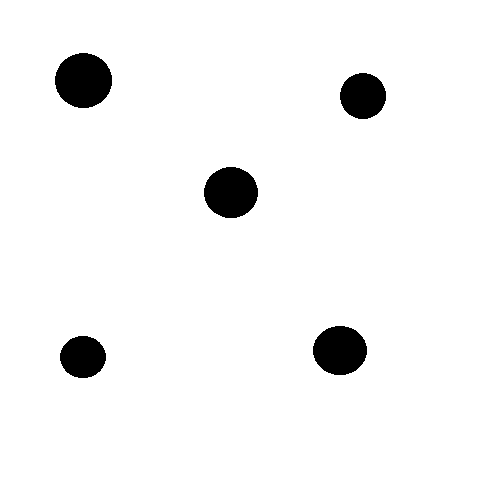
#> input picture NP-P1/test.png, 500 x 500 px
$ python ap4_2.py
#> lines starting #> are read from the running program, lines starting #| are printed output that depends on the picture; after the words box and inside, x2 and y2 are one past the last pixel; in counts of white or black regions, pixels touching at a corner belong together
import numpy as np
import matplotlib.pyplot as plt
import cv2
import random

# Puzzle parameters
rows = 4  # Number of rows
cols = 4  # Number of columns

def draw_horizontal_lines(ax, num_rows, img_width, img_height):
    for i in range(1, num_rows):
        y = i * (img_height // num_rows)
        ax.plot([0, img_width], [y, y], color='black', linewidth=1)

def draw_vertical_lines(ax, num_cols, img_width, img_height):
    for j in range(1, num_cols):
        x = j * (img_width // num_cols)
        ax.plot([x, x], [0, img_height], color='black', linewidth=1)

def draw_random_curves(ax, num_rows, num_cols, img_width, img_height):
    for i in range(1, num_rows):
        y = i * (img_height // num_rows)
        x_vals = np.linspace(0, img_width, 1000)
        freq = random.uniform(1, 3)
        amplitude = random.uniform(10, 50)
        curve = y + amplitude * np.sin(freq * 2 * np.pi * x_vals / img_width)
        ax.plot(x_vals, curve, color='black', linewidth=1)

    for j in range(1, num_cols):
        x = j * (img_width // num_cols)
        y_vals = np.linspace(0, img_height, 1000)
        freq = random.uniform(1, 3)
        amplitude = random.uniform(10, 50)
        curve = x + amplitude * np.sin(freq * 2 * np.pi * y_vals / img_height)
        ax.plot(curve, y_vals, color='black', linewidth=1)

image_path = input("Enter the image filename (e.g., image.jpg): ")
#> the answer given: ../NP-P1/test.png
image = cv2.imread(image_path)
#> image is the input picture: shape (500, 500, 3); 96.1% white; 5 black regions, box (x1, y1, x2, y2) and area: (55, 53, 112, 108) 2454, (204, 167, 258, 218) 2158, (313, 326, 367, 375) 2071, (340, 73, 386, 119) 1660, (60, 336, 106, 378) 1512

if image is None:
    print("Error: Image not found. Please provide a valid image filename.")
    exit()

image_rgb = cv2.cvtColor(image, cv2.COLOR_BGR2RGB)
img_height, img_width, _ = image.shape
#> img_height = 500; img_width = 500

fig, ax = plt.subplots(figsize=(8, 8))
ax.set_xlim(0, img_width)
ax.set_ylim(0, img_height)
ax.invert_yaxis()
ax.axis('off')

ax.imshow(image_rgb)

draw_horizontal_lines(ax, rows, img_width, img_height)
draw_vertical_lines(ax, cols, img_width, img_height)
draw_random_curves(ax, rows, cols, img_width, img_height)

plt.show()
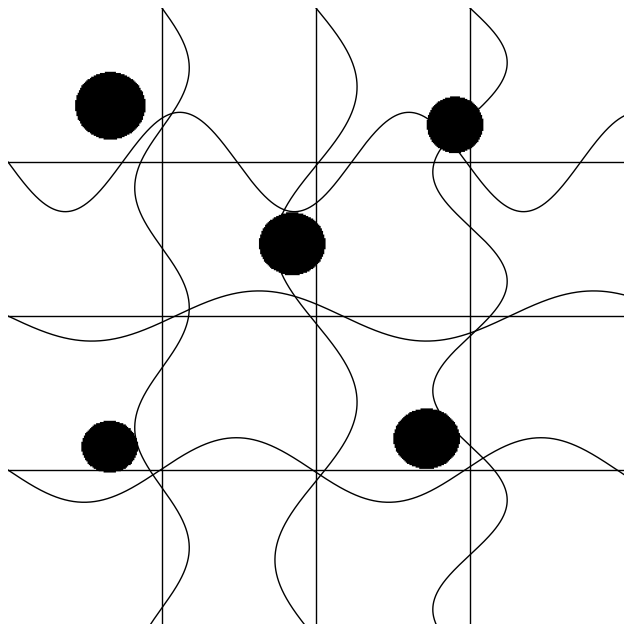
#> figure drawn by matplotlib, 1 panel
